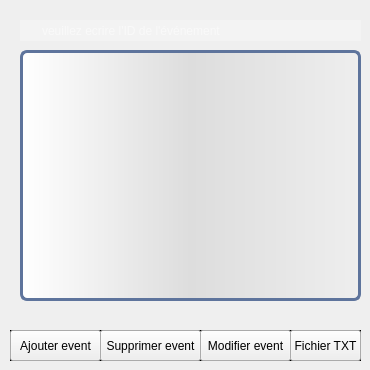
    <widget class="QWidget" name="page_5">
     <widget class="QTableView" name="tabevenement">
      <property name="geometry">
       <rect>
        <x>20</x>
        <y>50</y>
        <width>341</width>
        <height>251</height>
       </rect>
      </property>
      <property name="styleSheet">
       <string notr="true">QTableView {border: 3px solid #5E749C;text-align: top;padding: 4px;border-radius: 7px;border-bottom-left-radius: 7px;background: QLinearGradient( x1: 0, y1: 0, x2: 1, y2: 0,stop: 0 #fff, stop: 1 #eee,stop: 0.5 #ddd,stop: 1 #eee );width: 15px;}
QTableView::item:focus{selection-background-color: yellow;}
QScrollBar:vertical{ width: 20px; background: none; /* only these sort effect about width ...*/}
QScrollBar::handle:vertical{ border: 3px solid #5E749C;text-align: top;padding: 4px;border-radius: 5px; border-bottom-left-radius: 5px;background: QLinearGradient( x1: 0, y1: 0, x2: 1, y2: 0,stop: 0 #fff, stop: 1 #eee,stop: 0.5 #ddd,stop: 1 #eee ); width: 25px; min-height: 20px; max-height: 25px; /*these sort no effect*/ }
QScrollBar::add-page:vertical {border: 3px solid red;text-align: top;padding: 4px;border-radius: 5px; border-bottom-left-radius: 5px;background:  red; /* adding width: xx px; sorting no effect .. why? */}
QScrollBar::sub-page:vertical {border: 3px solid green;text-align: top;padding: 4px;border-radius: 5px; border-bottom-left-radius: 5px;background:  green; /* adding width: xx px; sorting no effect .. why? */ }
</string>
      </property>
     </widget>
     <widget class="QPushButton" name="modifier_2">
      <property name="geometry">
       <rect>
        <x>200</x>
        <y>330</y>
        <width>91</width>
        <height>31</height>
       </rect>
      </property>
      <property name="text">
       <string>Modifier event</string>
      </property>
     </widget>
     <widget class="QPushButton" name="supprimer_2">
      <property name="geometry">
       <rect>
        <x>100</x>
        <y>330</y>
        <width>101</width>
        <height>31</height>
       </rect>
      </property>
      <property name="text">
       <string>Supprimer event</string>
      </property>
     </widget>
     <widget class="QLineEdit" name="rechercher_2">
      <property name="geometry">
       <rect>
        <x>20</x>
        <y>20</y>
        <width>341</width>
        <height>21</height>
       </rect>
      </property>
      <property name="styleSheet">
       <string notr="true">QLineEdit {
    background: #f3f3f3;
    background-image: url(:/img/search.png); /* actual size, e.g. 16x16 */
    background-repeat: no-repeat;
    background-position: left;
    color: white;
    font-family: SegoeUI;
    font-size: 12px;
  border-top: 3px transparent;
            border-bottom: 3px transparent;
            border-right: 10px transparent;
            border-left: 10px transparent;
    padding: 2 2 2 20; /* left padding (last number) must be more than the icon's width */
}</string>
      </property>
      <property name="cursorPosition">
       <number>0</number>
      </property>
      <property name="placeholderText">
       <string>veuillez ecrire l'ID de l'événement</string>
      </property>
     </widget>
     <widget class="QPushButton" name="ajouter_2">
      <property name="geometry">
       <rect>
        <x>10</x>
        <y>330</y>
        <width>91</width>
        <height>31</height>
       </rect>
      </property>
      <property name="text">
       <string>Ajouter event</string>
      </property>
     </widget>
     <widget class="QPushButton" name="fichiertxt_eve">
      <property name="geometry">
       <rect>
        <x>290</x>
        <y>330</y>
        <width>71</width>
        <height>31</height>
       </rect>
      </property>
      <property name="text">
       <string>Fichier TXT</string>
      </property>
     </widget>
     <widget class="QLabel" name="label_16">
      <property name="geometry">
       <rect>
        <x>10</x>
        <y>330</y>
        <width>351</width>
        <height>31</height>
       </rect>
      </property>
      <property name="autoFillBackground">
       <bool>false</bool>
      </property>
      <property name="frameShape">
       <enum>QFrame::WinPanel</enum>
      </property>
      <property name="text">
       <string>TextLabel</string>
      </property>
     </widget>
     <zorder>label_16</zorder>
     <zorder>tabevenement</zorder>
     <zorder>modifier_2</zorder>
     <zorder>supprimer_2</zorder>
     <zorder>rechercher_2</zorder>
     <zorder>ajouter_2</zorder>
     <zorder>fichiertxt_eve</zorder>
    </widget>
